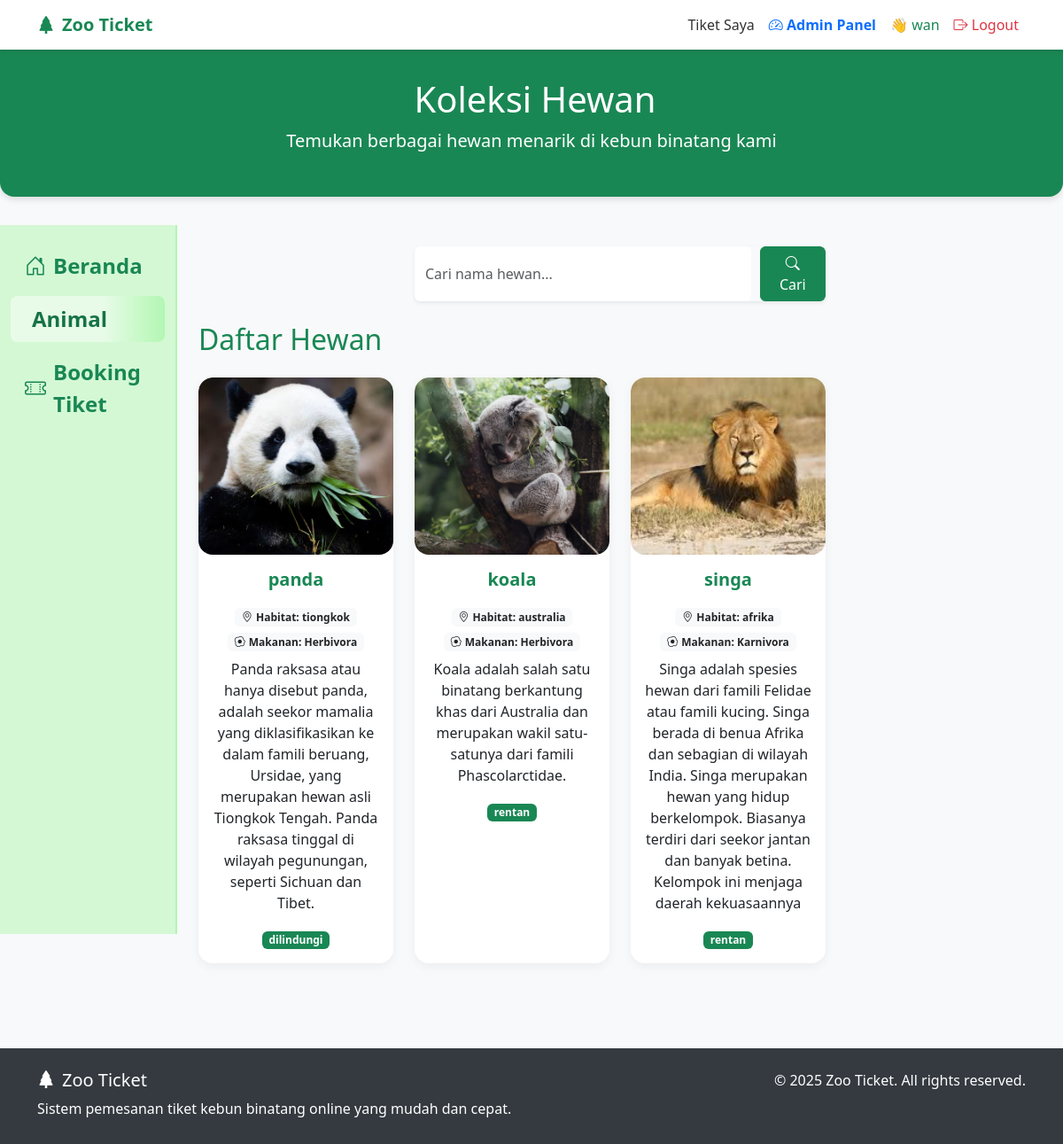
The app's page /pages/animal.php (signed in) with its own data.
### tables this page shows
CREATE TABLE `animals` (
  `id` int NOT NULL,
  `nama` varchar(100) NOT NULL,
  `habitat` varchar(150) NOT NULL,
  `makanan` enum('Herbivora','Karnivora','Omnivora','') NOT NULL,
  `deskripsi` text NOT NULL,
  `status_konservasi` varchar(100) NOT NULL,
  `gambar` varchar(255) NOT NULL
);

### pages/animal.php (the view, shortened to what this page needs)
<?php
include '../database/conn.php';
$search = isset($_GET['search']) ? trim($_GET['search']) : '';
if ($search !== '') {
  $query = "SELECT * FROM animals WHERE
            nama LIKE '%$search%' OR
            habitat LIKE '%$search%' OR
            makanan LIKE '%$search%' OR
            deskripsi LIKE '%$search%' OR
            status_konservasi LIKE '%$search%'
            ORDER BY id DESC";
} else {
  $query = "SELECT * FROM animals ORDER BY id DESC";
}
$result = $conn->query($query);
?>
<!DOCTYPE html>
<html lang="id">
<head>
  <?php include '../bootstrap.php'; ?>
</head>
<body>
  <nav class="navbar navbar-expand-lg navbar-light sticky-top">
    <div class="container">
      <a class="navbar-brand" href="../index.php">
        <i class="bi bi-tree-fill me-2"></i>Zoo Ticket
      </a>
      <div class="collapse navbar-collapse" id="navbarNav">
        <ul class="navbar-nav ms-auto">
          <li class="nav-item"><a class="nav-link" href="tiket.php">Tiket Saya</a></li>
          <?php if (isset($_SESSION['role']) && $_SESSION['role'] === 'admin'): ?>
            <li class="nav-item"><a class="nav-link text-primary fw-bold" href="../admin/dashboard.php"><i
                  class="bi bi-speedometer2"></i> Admin Panel</a></li>
          <?php endif; ?>
          <?php if (isset($_SESSION['email'])): ?>
            <li class="nav-item"><span class="nav-link text-success">👋
                <?php echo htmlspecialchars($_SESSION['nama']); ?></span></li>
            <li class="nav-item"><a class="nav-link text-danger" href="?logout=1"><i class="bi bi-box-arrow-right"></i>
                Logout</a></li>
          <?php else: ?>
            <li class="nav-item"><a class="nav-link text-success" href="../acount/login.php"><i
                  class="bi bi-box-arrow-in-right"></i> Login</a></li>
          <?php endif; ?>
        </ul>
      </div>
    </div>
  </nav>
  <div class="ticket-header">
    <div class="container text-center">
      <h1><i class="bi bi-paw me-2"></i>Koleksi Hewan</h1>
      <p class="lead">Temukan berbagai hewan menarik di kebun binatang kami</p>
    </div>
  </div>
  <div class="container-fluid">
    <div class="row">
      <div class="col-md-2 sidebar position-sticky" style="top: 80px; height: calc(100vh - 80px); z-index: 2;">
        <?php $page = basename($_SERVER['SCRIPT_NAME']); ?>
        <ul class="nav flex-column">
          <li class="nav-item mb-2">
            <a class="nav-link text-success fw-bold fs-4 d-flex align-items-center sidebar-link <?php echo $page === 'index.php' ? 'active' : ''; ?>"
              href="../index.php">
              <i class="bi bi-house-door me-2"></i> Beranda
            </a>
          </li>
          <li class="nav-item mb-2">
            <a class="nav-link text-success fw-bold fs-4 d-flex align-items-center sidebar-link <?php echo $page === 'animal.php' ? 'active' : ''; ?>"
              href="animal.php">
              <i class="bi bi-paw me-2"></i> Animal
            </a>
          </li>
          <li class="nav-item mb-2">
            <a class="nav-link text-success fw-bold fs-4 d-flex align-items-center sidebar-link <?php echo $page === 'booking.php' ? 'active' : ''; ?>"
              href="booking.php">
              <i class="bi bi-ticket-perforated me-2"></i> Booking Tiket
            </a>
          </li>
        </ul>
      </div>
      <div class="col-md-10 p-4">
        <div class="row mb-4">
          <div class="col-md-6 mx-auto">
            <form class="d-flex shadow-sm rounded overflow-hidden" method="GET" action="">
              <input class="form-control border-0 py-2" type="search" name="search" placeholder="Cari nama hewan..."
                value="<?php echo htmlspecialchars($search); ?>">
              <button style="margin-left: 10px;" class="btn btn-success px-3" type="submit">
                <i class="bi bi-search"></i> Cari
              </button>
            </form>
          </div>
        </div>
        <div class="row">
          <div class="col-12">
            <h2 class="text-success mb-4 fs-2">Daftar Hewan</h2>
            <div class="row g-4 mb-4">
              <?php if ($result->num_rows > 0): ?>
                <?php while ($row = $result->fetch_assoc()): ?>
                  <div class="col-lg-3 col-md-4 col-sm-6">
                    <div class="card animal-card h-100 text-center">
                      <img src="../picture/<?php echo $row['gambar']; ?>" class="animal-img"
                        alt="<?php echo $row['nama']; ?>">
                      <div class="card-body">
                        <h5 class="card-title text-success fw-bold mb-3"><?php echo htmlspecialchars($row['nama']); ?></h5>
                        <div class="animal-info mb-2">
                          <span class="badge bg-light text-dark mb-1"><i class="bi bi-geo-alt me-1"></i>Habitat:
                            <?php echo $row['habitat']; ?></span><br>
                          <span class="badge bg-light text-dark"><i class="bi bi-egg-fried me-1"></i>Makanan:
                            <?php echo $row['makanan']; ?></span>
                        </div>
                        <p class="card-text"><?php echo $row['deskripsi']; ?></p>
                        <span class="badge bg-success"><?php echo $row['status_konservasi']; ?></span>
                      </div>
                    </div>
                  </div>
                <?php endwhile; ?>
              <?php else: ?>
                <p class="text-muted">Tidak ada hewan ditemukan.</p>
              <?php endif; ?>
            </div>
          </div>
        </div>
      </div>
    </div>
  </div>
  <footer class="footer">
    <div class="container">
      <div class="row">
        <div class="col-md-6">
          <h5><i class="bi bi-tree-fill me-2"></i>Zoo Ticket</h5>
          <p>Sistem pemesanan tiket kebun binatang online yang mudah dan cepat.</p>
        </div>
        <div class="col-md-6 text-md-end">
          <p>&copy; 2025 Zoo Ticket. All rights reserved.</p>
        </div>
      </div>
    </div>
  </footer>
</body>
</html>

### pages/animal.php (style rules this page uses)
body { background-color: #f8f9fa; font-family: 'Segoe UI', Tahoma, Geneva, Verdana, sans-serif; }
.animal-img { border-radius: 1rem; object-fit: cover; height: 200px; width: 100%; }
.animal-card { border-radius: 1rem; overflow: hidden; transition: transform 0.3s, box-shadow 0.3s; border: none; box-shadow: 0 4px 12px rgba(0, 0, 0, 0.05); }
.ticket-header { background-color: #198754; color: white; padding: 2rem 0; margin-bottom: 2rem; border-radius: 0 0 1rem 1rem; box-shadow: 0 4px 6px rgba(0, 0, 0, 0.1); }
.navbar { background-color: white; box-shadow: 0 2px 4px rgba(0, 0, 0, 0.1); }
.navbar-brand { font-weight: bold; color: #198754; }
.nav-link { color: #333; font-weight: 500; }
.footer { background: #343a40; color: white; padding: 24px 0 12px 0; margin-top: 48px; width: 100%; }
.sidebar { min-height: 100vh; background-color: #d4f8d4; padding-top: 20px; border-right: 2px solid #b2f7b2; }
.sidebar-link { border-radius: 0.5rem; padding: 0.5rem 1rem; transition: background 0.2s, color 0.2s; }
.sidebar-link:hover, .sidebar-link.active { background: linear-gradient(90deg, #e8fbe8 60%, #b2f7b2 100%); color: #157347 !important; text-decoration: none; }

### records on screen
animals: gambar+nama (picture), nama "panda", habitat "tiongkok", makanan "Herbivora", deskripsi "Panda raksasa atau hanya disebut panda, adalah seekor mamalia yang diklasifikasikan ke dalam famili beruang, Ursidae, yang merupakan hewan asli Tiongkok Tengah. Panda raksasa tinggal di wilayah pegunungan, seperti Sichuan dan Tibet.", status_konservasi "dilindungi"
animals: gambar+nama (picture), nama "koala", habitat "australia", makanan "Herbivora", deskripsi "Koala adalah salah satu binatang berkantung khas dari Australia dan merupakan wakil satu-satunya dari famili Phascolarctidae.", status_konservasi "rentan"
animals: gambar (picture), nama "singa", habitat "afrika", makanan "Karnivora", deskripsi "Singa adalah spesies hewan dari famili Felidae atau famili kucing. Singa berada di benua Afrika dan sebagian di wilayah India. Singa merupakan hewan yang hidup berkelompok. Biasanya terdiri dari seekor jantan dan banyak betina. Kelompok ini menjaga daerah kekuasaannya", status_konservasi "rentan"

### other values on screen
$_SESSION['nama'] "wan"
